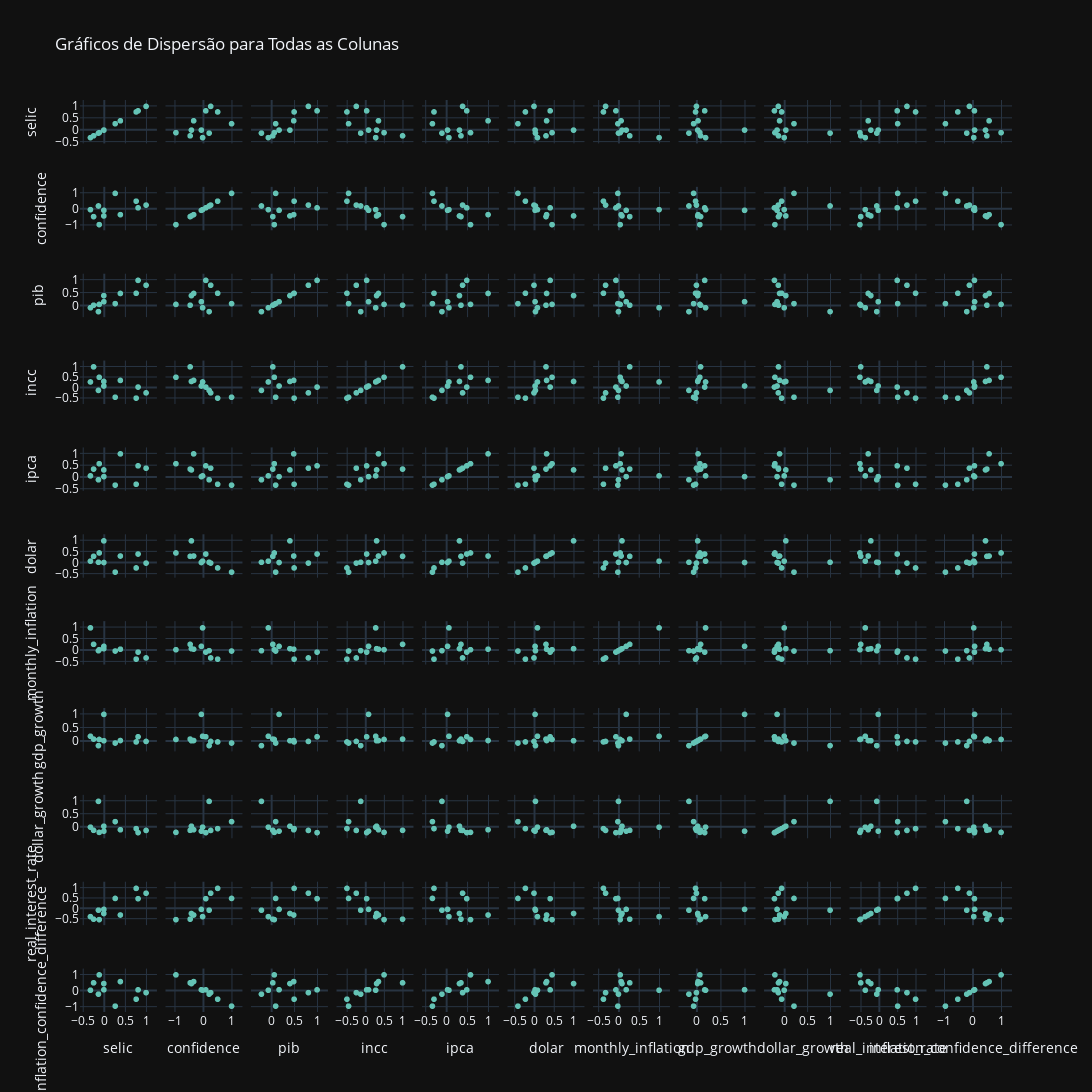

Notebook cell for this chart:
### Code cell
fig = px.scatter_matrix(df_macroeconomic_numeric_cols_corr, dimensions=df_macroeconomic_numeric_cols_corr.columns, title='Gráficos de Dispersão para Todas as Colunas', template="plotly_dark",)
fig.update_traces(marker=dict(color='rgb(100, 195, 181)'))

fig.update_layout(width=4000, height=3000, grid=dict(xgap=0.1, ygap=0.5))

fig.show()

### Figure 1 — Plotly figure (JSON) as saved in the notebook; plotly's stock layout.template omitted (floating-point values rounded to 4 significant figures)
{"data": [{"dimensions": [{"axis": {"matches": true}, "label": "selic", "values": [1, 0.2631, 0.8093, -0.2519, 0.3869, -0.008117, -0.3275, -0.007106, -0.1363, 0.7636, -0.1178]}, {"axis": {"matches": true}, "label": "confidence", "values": [0.2631, 1, 0.09074, -0.4609, -0.3377, -0.4176, -0.02194, -0.06649, 0.2079, 0.5087, -0.9633]}, {"axis": {"matches": true}, "label": "pib", "values": [0.8093, 0.09074, 1, 0.02872, 0.4876, 0.4034, -0.0704, 0.1654, -0.2217, 0.4958, 0.06037]}, {"axis": {"matches": true}, "label": "incc", "values": [-0.2519, -0.4609, 0.02872, 1, 0.3486, 0.2977, 0.2727, 0.07982, -0.1323, -0.5047, 0.499]}, {"axis": {"matches": true}, "label": "ipca", "values": [0.3869, -0.3377, 0.4876, 0.3486, 1, 0.3124, 0.05903, 0.02637, -0.1091, -0.3, 0.578]}, {"axis": {"matches": true}, "label": "dolar", "values": [-0.008117, -0.4176, 0.4034, 0.2977, 0.3124, 1, 0.08059, 0.01895, 0.02903, -0.2272, 0.4512]}, {"axis": {"matches": true}, "label": "monthly_inflation", "values": [-0.3275, -0.02194, -0.0704, 0.2727, 0.05903, 0.08059, 1, 0.1843, -0.007445, -0.3802, 0.03585]}, {"axis": {"matches": true}, "label": "gdp_growth", "values": [-0.007106, -0.06649, 0.1654, 0.07982, 0.02637, 0.01895, 0.1843, 1, -0.164, -0.02581, 0.06516]}, {"axis": {"matches": true}, "label": "dollar_growth", "values": [-0.1363, 0.2079, -0.2217, -0.1323, -0.1091, 0.02903, -0.007445, -0.164, 1, -0.06468, -0.2113]}, {"axis": {"matches": true}, "label": "real_interest_rate", "values": [0.7636, 0.5087, 0.4958, -0.5047, -0.3, -0.2272, -0.3802, -0.02581, -0.06468, 1, -0.5266]}, {"axis": {"matches": true}, "label": "inflation_confidence_difference", "values": [-0.1178, -0.9633, 0.06037, 0.499, 0.578, 0.4512, 0.03585, 0.06516, -0.2113, -0.5266, 1]}], "hovertemplate": "%{xaxis.title.text}=%{x}<br>%{yaxis.title.text}=%{y}<extra></extra>", "legendgroup": "", "marker": {"color": "rgb(100, 195, 181)", "symbol": "circle"}, "name": "", "showlegend": false, "type": "splom"}], "layout": {"dragmode": "select", "grid": {"xgap": 0.1, "ygap": 0.5}, "height": 3000, "legend": {"tracegroupgap": 0}, "title": {"text": "Gráficos de Dispersão para Todas as Colunas"}, "width": 4000}}
